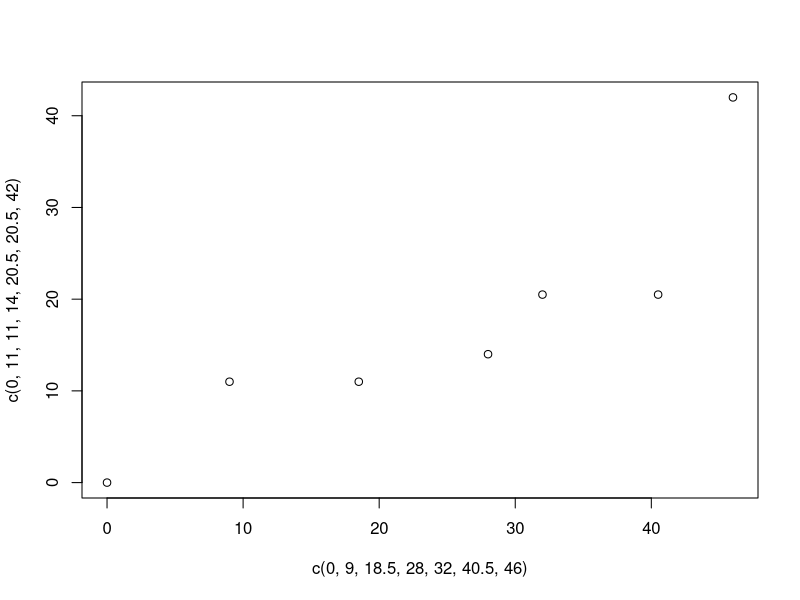

Source code (R):
# Cubic Yards = Length (in feet) Width (in feet) Depth (in feet) ÷ 27

mulch_depth <- 2 # in inches
full_backyard <- (32*30*(mulch_depth/12))
driveway_side <- 11*6*(mulch_depth/12)

(mulch_yd3 <- (full_backyard + driveway_side)/27)


plot(c(0, 9, 18.5, 28, 32, 40.5, 46), c(0, 11, 11, 14, 20.5, 20.5, 42))
